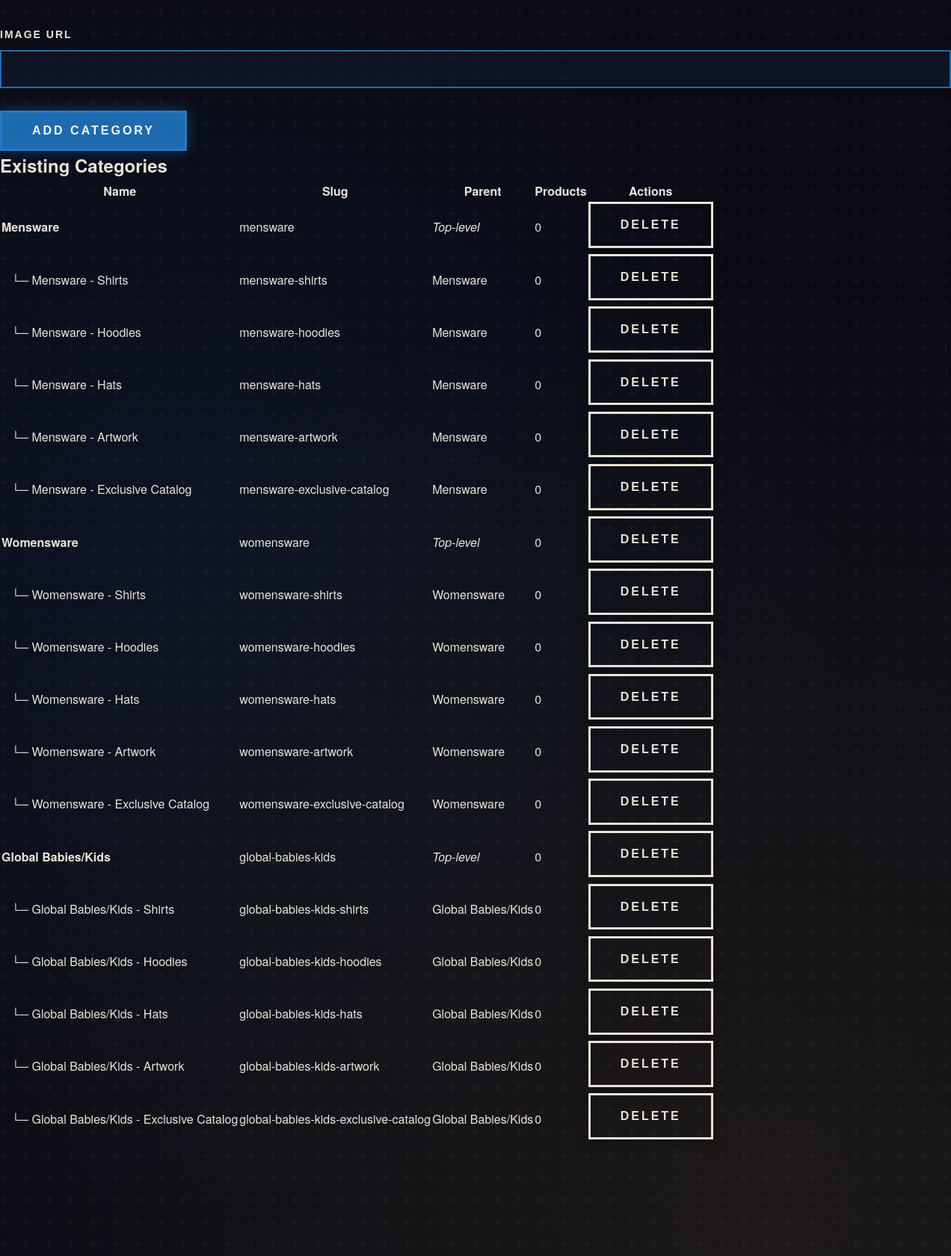
The app's page /admin/categories (signed in, middle part), older data.
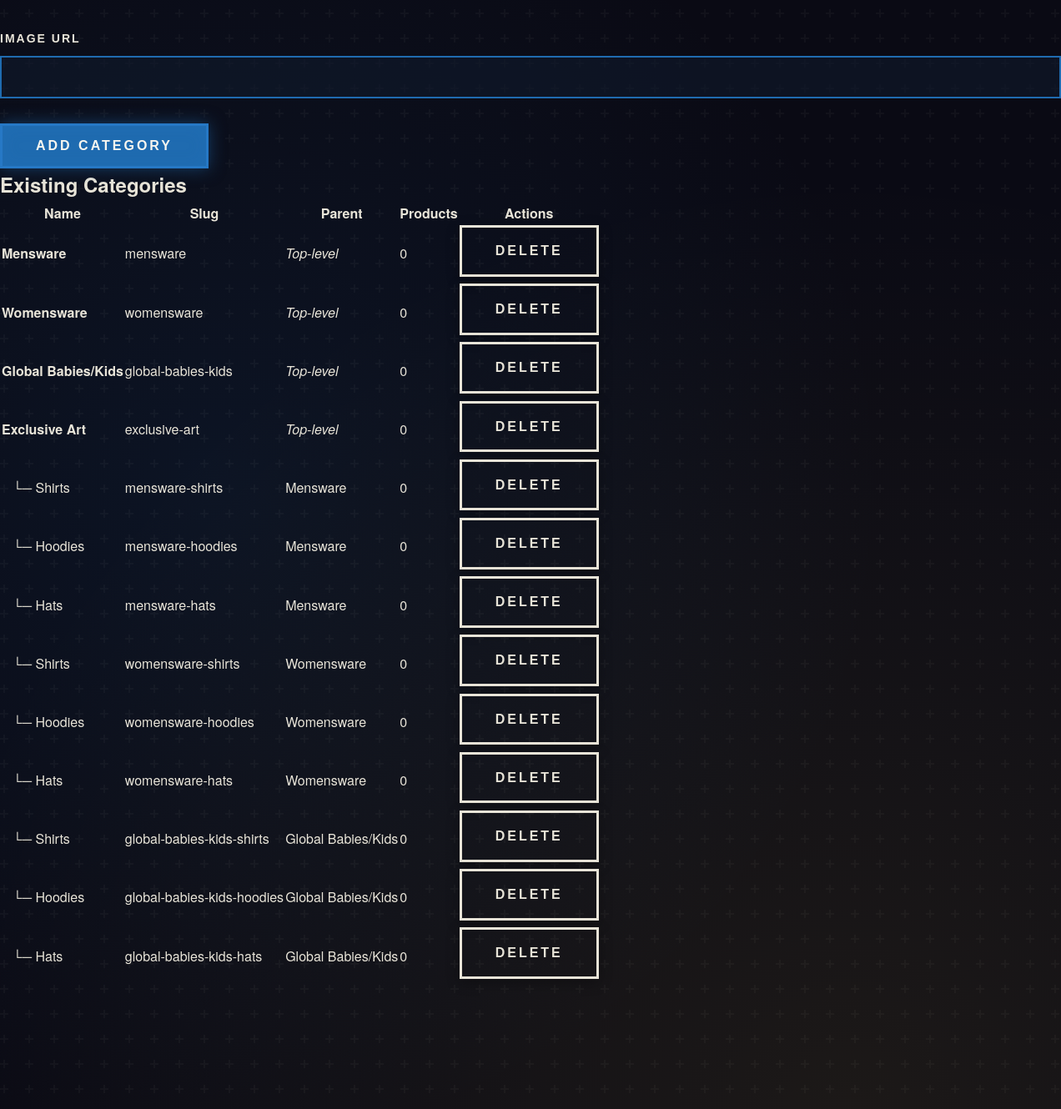
The same page, newer data.
### website/models.py (models this page shows)
class Category(db.Model):
    id = db.Column(db.Integer, primary_key=True)
    name = db.Column(db.String(100), nullable=False)  # Not unique - same name can exist under different parents
    slug = db.Column(db.String(100), unique=True, nullable=False)  # Slug must be unique
    description = db.Column(db.Text)
    image_url = db.Column(db.String(500))
    parent_id = db.Column(db.Integer, db.ForeignKey('category.id'), nullable=True)  # For hierarchical categories
    products = relationship('Product', back_populates='category', cascade='all, delete-orphan')
    parent = relationship('Category', remote_side=[id], backref='children')

### website/admin.py (the view)
@admin.route('/categories')
@admin_required
def categories():
    all_categories = Category.query.all()
    parent_categories = [c for c in all_categories if c.parent_id is None]
    child_categories = [c for c in all_categories if c.parent_id is not None]
    return render_template('admin/categories.html',
                         categories=all_categories,
                         parent_categories=parent_categories,
                         child_categories=child_categories,
                         user=current_user)

### website/admin.py (called while the page is built)
def admin_required(f):
    from functools import wraps
    @wraps(f)
    @login_required
    def decorated_function(*args, **kwargs):
        if not current_user.is_admin:
            flash('Admin access required.', category='error')
            return redirect(url_for('views.home'))
        return f(*args, **kwargs)
    return decorated_function

### website/templates/admin/categories.html (shortened to what this page needs)
{% extends "base.html" %}
{% block content %}
<div class="admin-page">
    <div class="admin-section">
        <form method="POST" action="{{ url_for('admin.add_category') }}" class="admin-form inline-form">
            <div class="form-group">
            </div>
            <div class="form-group">
                <label for="image_url">Image URL</label>
                <input type="url" id="image_url" name="image_url">
            </div>
            <button type="submit" class="btn btn-primary">Add Category</button>
        </form>
    </div>
    <div class="admin-section">
        <h2>Existing Categories</h2>
        {% if categories %}
        <table class="admin-table">
            <thead>
                <tr>
                    <th>Name</th>
                    <th>Slug</th>
                    <th>Parent</th>
                    <th>Products</th>
                    <th>Actions</th>
                </tr>
            </thead>
            <tbody>
                {% for category in categories %}
                <tr>
                    <td>
                        {% if category.parent_id %}
                            &nbsp;&nbsp;&nbsp;└─ {{ category.name }}
                        {% else %}
                            <strong>{{ category.name }}</strong>
                        {% endif %}
                    </td>
                    <td>{{ category.slug }}</td>
                    <td>
                        {% if category.parent %}
                            {{ category.parent.name }}
                        {% else %}
                            <em>Top-level</em>
                        {% endif %}
                    </td>
                    <td>{{ category.products|length }}</td>
                    <td>
                        <a href="{{ url_for('admin.delete_category', category_id=category.id) }}" class="btn btn-small btn-danger" onclick="return confirm('Are you sure? This will delete all products in this category.')">Delete</a>
                    </td>
                </tr>
                {% endfor %}
            </tbody>
        </table>
        {% else %}
        <p>No categories yet.</p>
        {% endif %}
    </div>
</div>
{% endblock %}

Row changes from the older to the newer data that the page shows:
removed Category: name "Mensware - Shirts", slug "mensware-shirts", parent.name "Mensware", products|length "0"
removed Category: name "Mensware - Hoodies", slug "mensware-hoodies", parent.name "Mensware", products|length "0"
removed Category: name "Mensware - Hats", slug "mensware-hats", parent.name "Mensware", products|length "0"
removed Category: name "Mensware - Artwork", slug "mensware-artwork", parent.name "Mensware", products|length "0"
removed Category: name "Mensware - Exclusive Catalog", slug "mensware-exclusive-catalog", parent.name "Mensware", products|length "0"
removed Category: name "Womensware - Shirts", slug "womensware-shirts", parent.name "Womensware", products|length "0"
removed Category: name "Womensware - Hoodies", slug "womensware-hoodies", parent.name "Womensware", products|length "0"
removed Category: name "Womensware - Hats", slug "womensware-hats", parent.name "Womensware", products|length "0"
removed Category: name "Womensware - Artwork", slug "womensware-artwork", parent.name "Womensware", products|length "0"
removed Category: name "Womensware - Exclusive Catalog", slug "womensware-exclusive-catalog", parent.name "Womensware", products|length "0"
removed Category: name "Global Babies/Kids - Shirts", slug "global-babies-kids-shirts", parent.name "Global Babies/Kids", products|length "0"
removed Category: name "Global Babies/Kids - Hoodies", slug "global-babies-kids-hoodies", parent.name "Global Babies/Kids", products|length "0"
removed Category: name "Global Babies/Kids - Hats", slug "global-babies-kids-hats", parent.name "Global Babies/Kids", products|length "0"
removed Category: name "Global Babies/Kids - Artwork", slug "global-babies-kids-artwork", parent.name "Global Babies/Kids", products|length "0"
removed Category: name "Global Babies/Kids - Exclusive Catalog", slug "global-babies-kids-exclusive-catalog", parent.name "Global Babies/Kids", products|length "0"
added Category: name "Exclusive Art", slug "exclusive-art", shows "Top-level", products|length "0"
added Category: name "Shirts", slug "mensware-shirts", parent.name "Mensware", products|length "0"
added Category: name "Hoodies", slug "mensware-hoodies", parent.name "Mensware", products|length "0"
added Category: name "Hats", slug "mensware-hats", parent.name "Mensware", products|length "0"
added Category: name "Shirts", slug "womensware-shirts", parent.name "Womensware", products|length "0"
added Category: name "Hoodies", slug "womensware-hoodies", parent.name "Womensware", products|length "0"
added Category: name "Hats", slug "womensware-hats", parent.name "Womensware", products|length "0"
added Category: name "Shirts", slug "global-babies-kids-shirts", parent.name "Global Babies/Kids", products|length "0"
added Category: name "Hoodies", slug "global-babies-kids-hoodies", parent.name "Global Babies/Kids", products|length "0"
added Category: name "Hats", slug "global-babies-kids-hats", parent.name "Global Babies/Kids", products|length "0"
